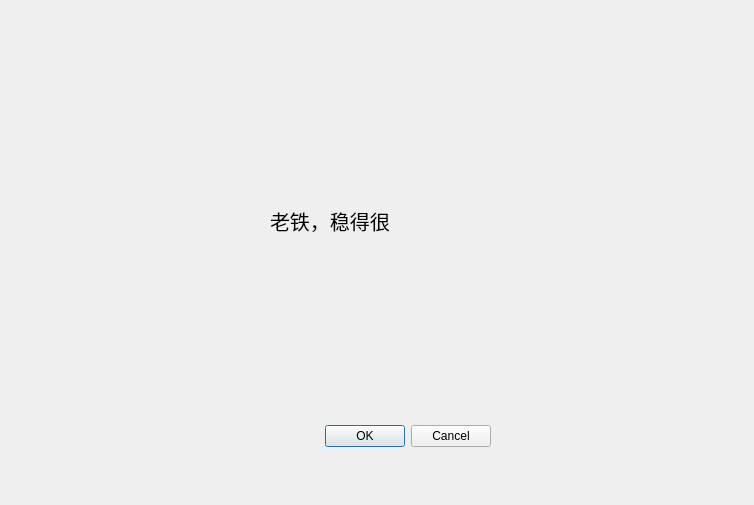
<?xml version="1.0" encoding="UTF-8"?>
<ui version="4.0">
 <class>Dialog</class>
 <widget class="QDialog" name="Dialog">
  <property name="geometry">
   <rect>
    <x>0</x>
    <y>0</y>
    <width>754</width>
    <height>505</height>
   </rect>
  </property>
  <property name="windowTitle">
   <string>Dialog</string>
  </property>
  <widget class="QDialogButtonBox" name="buttonBox">
   <property name="geometry">
    <rect>
     <x>150</x>
     <y>420</y>
     <width>341</width>
     <height>32</height>
    </rect>
   </property>
   <property name="orientation">
    <enum>Qt::Horizontal</enum>
   </property>
   <property name="standardButtons">
    <set>QDialogButtonBox::Cancel|QDialogButtonBox::Ok</set>
   </property>
  </widget>
  <widget class="QLabel" name="label">
   <property name="geometry">
    <rect>
     <x>270</x>
     <y>140</y>
     <width>311</width>
     <height>161</height>
    </rect>
   </property>
   <property name="font">
    <font>
     <pointsize>15</pointsize>
    </font>
   </property>
   <property name="text">
    <string>老铁，稳得很</string>
   </property>
  </widget>
 </widget>
 <resources/>
 <connections>
  <connection>
   <sender>buttonBox</sender>
   <signal>accepted()</signal>
   <receiver>Dialog</receiver>
   <slot>accept()</slot>
   <hints>
    <hint type="sourcelabel">
     <x>248</x>
     <y>254</y>
    </hint>
    <hint type="destinationlabel">
     <x>157</x>
     <y>274</y>
    </hint>
   </hints>
  </connection>
  <connection>
   <sender>buttonBox</sender>
   <signal>rejected()</signal>
   <receiver>Dialog</receiver>
   <slot>reject()</slot>
   <hints>
    <hint type="sourcelabel">
     <x>316</x>
     <y>260</y>
    </hint>
    <hint type="destinationlabel">
     <x>286</x>
     <y>274</y>
    </hint>
   </hints>
  </connection>
 </connections>
</ui>
